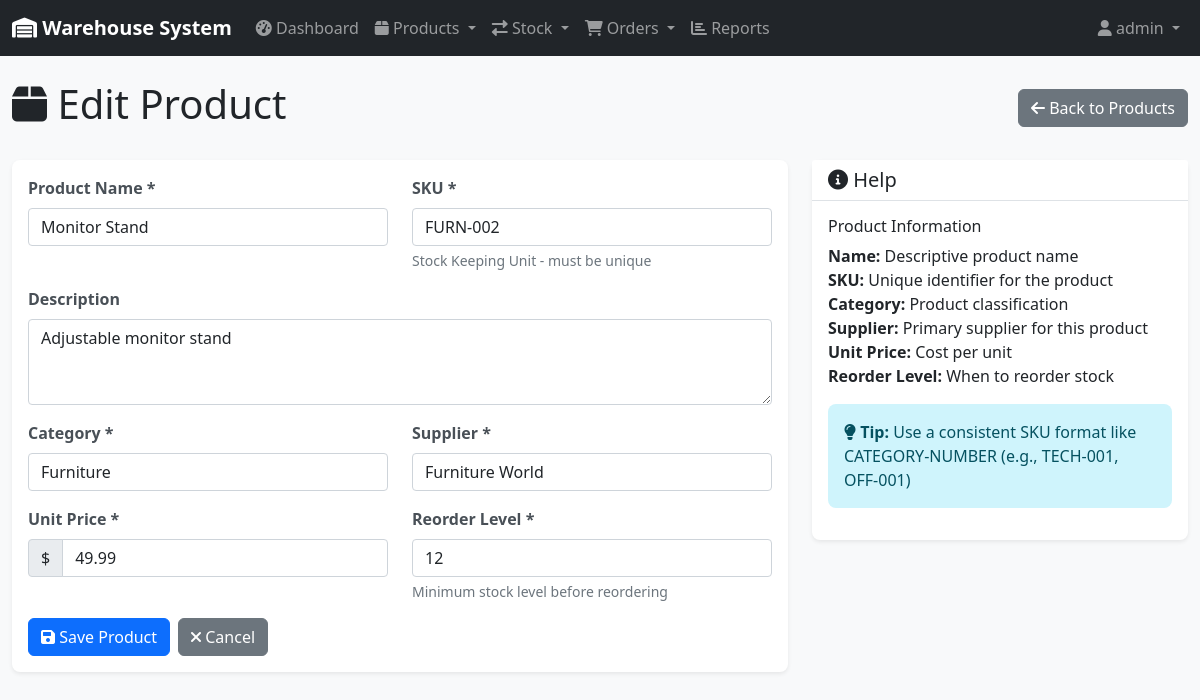
The page /products/8/edit/ (signed in) on the database its author committed.
### inventory/models.py (models this page shows, shortened)
class Product(models.Model):
    name = models.CharField(max_length=200)
    sku = models.CharField(max_length=50, unique=True, help_text="Stock Keeping Unit")
    description = models.TextField(blank=True)
    category = models.ForeignKey(Category, on_delete=models.CASCADE, related_name='products')
    supplier = models.ForeignKey(Supplier, on_delete=models.CASCADE, related_name='products')
    unit_price = models.DecimalField(max_digits=10, decimal_places=2, validators=[MinValueValidator(Decimal('0.01'))])
    reorder_level = models.PositiveIntegerField(default=10, help_text="Minimum stock level before reordering")
    created_at = models.DateTimeField(auto_now_add=True)
    updated_at = models.DateTimeField(auto_now=True)
    class Meta:
        ordering = ['name']

### inventory/views.py (the view)
# urls.py: path('products/<int:pk>/edit/', views.product_edit, name='product_edit'),
@login_required
def product_edit(request, pk):
    product = get_object_or_404(Product, pk=pk)
    if request.method == 'POST':
        form = ProductForm(request.POST, instance=product)
        if form.is_valid():
            form.save()
            messages.success(request, 'Product updated successfully!')
            return redirect('product_detail', pk=product.pk)
    else:
        form = ProductForm(instance=product)
    return render(request, 'inventory/product_form.html', {'form': form, 'title': 'Edit Product'})

### inventory/forms.py
class ProductForm(forms.ModelForm):
    class Meta:
        model = Product
        fields = ['name', 'sku', 'description', 'category', 'supplier', 'unit_price', 'reorder_level']
        widgets = {
            'name': forms.TextInput(attrs={'class': 'form-control'}),
            'sku': forms.TextInput(attrs={'class': 'form-control'}),
            'description': forms.Textarea(attrs={'class': 'form-control', 'rows': 3}),
            'category': forms.Select(attrs={'class': 'form-control'}),
            'supplier': forms.Select(attrs={'class': 'form-control'}),
            'unit_price': forms.NumberInput(attrs={'class': 'form-control', 'step': '0.01'}),
            'reorder_level': forms.NumberInput(attrs={'class': 'form-control'}),
        }

### inventory/models.py (called while the page is built)
    def __str__(self):
        return self.name

    def __str__(self):
        return self.name

### templates/inventory/product_form.html (shortened to what this page needs)
{% extends 'base.html' %}
{% block content %}
<div class="row">
    <div class="col-12">
        <div class="d-flex justify-content-between align-items-center mb-4">
            <h1><i class="fas fa-box"></i> {{ title }}</h1>
            <a href="{% url 'product_list' %}" class="btn btn-secondary">
                <i class="fas fa-arrow-left"></i> Back to Products
            </a>
        </div>
    </div>
</div>
<div class="row">
    <div class="col-md-8">
        <div class="card">
            <div class="card-body">
                <form method="post">
                    <div class="row">
                        <div class="col-md-6">
                            <div class="mb-3">
                                <label for="{{ form.name.id_for_label }}" class="form-label">Product Name *</label>
                                {{ form.name }}
                            </div>
                        </div>
                        <div class="col-md-6">
                            <div class="mb-3">
                                <label for="{{ form.sku.id_for_label }}" class="form-label">SKU *</label>
                                {{ form.sku }}
                                <div class="form-text">Stock Keeping Unit - must be unique</div>
                            </div>
                        </div>
                    </div>
                    <div class="mb-3">
                        <label for="{{ form.description.id_for_label }}" class="form-label">Description</label>
                        {{ form.description }}
                    </div>
                    <div class="row">
                        <div class="col-md-6">
                            <div class="mb-3">
                                <label for="{{ form.category.id_for_label }}" class="form-label">Category *</label>
                                {{ form.category }}
                            </div>
                        </div>
                        <div class="col-md-6">
                            <div class="mb-3">
                                <label for="{{ form.supplier.id_for_label }}" class="form-label">Supplier *</label>
                                {{ form.supplier }}
                            </div>
                        </div>
                    </div>
                    <div class="row">
                        <div class="col-md-6">
                            <div class="mb-3">
                                <label for="{{ form.unit_price.id_for_label }}" class="form-label">Unit Price *</label>
                                <div class="input-group">
                                    <span class="input-group-text">$</span>
                                    {{ form.unit_price }}
                                </div>
                            </div>
                        </div>
                        <div class="col-md-6">
                            <div class="mb-3">
                                <label for="{{ form.reorder_level.id_for_label }}" class="form-label">Reorder Level *</label>
                                {{ form.reorder_level }}
                                <div class="form-text">Minimum stock level before reordering</div>
                            </div>
                        </div>
                    </div>
                    <div class="d-flex gap-2">
                        <button type="submit" class="btn btn-primary">
                            <i class="fas fa-save"></i> Save Product
                        </button>
                        <a href="{% url 'product_list' %}" class="btn btn-secondary">
                            <i class="fas fa-times"></i> Cancel
                        </a>
                    </div>
                </form>
            </div>
        </div>
    </div>
    <div class="col-md-4">
        <div class="card">
            <div class="card-header">
                <h5 class="mb-0"><i class="fas fa-info-circle"></i> Help</h5>
            </div>
            <div class="card-body">
                <h6>Product Information</h6>
                <ul class="list-unstyled">
                    <li><strong>Name:</strong> Descriptive product name</li>
                    <li><strong>SKU:</strong> Unique identifier for the product</li>
                    <li><strong>Category:</strong> Product classification</li>
                    <li><strong>Supplier:</strong> Primary supplier for this product</li>
                    <li><strong>Unit Price:</strong> Cost per unit</li>
                    <li><strong>Reorder Level:</strong> When to reorder stock</li>
                </ul>
                <div class="alert alert-info">
                    <i class="fas fa-lightbulb"></i>
                    <strong>Tip:</strong> Use a consistent SKU format like CATEGORY-NUMBER (e.g., TECH-001, OFF-001)
                </div>
            </div>
        </div>
    </div>
</div>
{% endblock %}

### templates/base.html (shortened to what this page needs)
<!DOCTYPE html>
<html lang="en">
<head>
    <link href="https://cdn.jsdelivr.net/npm/bootstrap@5.1.3/dist/css/bootstrap.min.css" rel="stylesheet">
    <link href="https://cdnjs.cloudflare.com/ajax/libs/font-awesome/6.0.0/css/all.min.css" rel="stylesheet">
    {% load static %}
    <link href="{% static 'css/style.css' %}" rel="stylesheet">
</head>
<body>
    <nav class="navbar navbar-expand-lg navbar-dark bg-dark">
        <div class="container-fluid">
            <a class="navbar-brand" href="{% url 'dashboard' %}">
                <i class="fas fa-warehouse"></i> Warehouse System
            </a>
            <div class="collapse navbar-collapse" id="navbarNav">
                {% if user.is_authenticated %}
                <ul class="navbar-nav me-auto">
                    <li class="nav-item">
                        <a class="nav-link" href="{% url 'dashboard' %}">
                            <i class="fas fa-tachometer-alt"></i> Dashboard
                        </a>
                    </li>
                    <li class="nav-item dropdown">
                        <a class="nav-link dropdown-toggle" href="#" id="productsDropdown" role="button" data-bs-toggle="dropdown">
                            <i class="fas fa-box"></i> Products
                        </a>
                    </li>
                    <li class="nav-item dropdown">
                        <a class="nav-link dropdown-toggle" href="#" id="stockDropdown" role="button" data-bs-toggle="dropdown">
                            <i class="fas fa-exchange-alt"></i> Stock
                        </a>
                    </li>
                    <li class="nav-item dropdown">
                        <a class="nav-link dropdown-toggle" href="#" id="ordersDropdown" role="button" data-bs-toggle="dropdown">
                            <i class="fas fa-shopping-cart"></i> Orders
                        </a>
                    </li>
                    <li class="nav-item">
                        <a class="nav-link" href="{% url 'reports' %}">
                            <i class="fas fa-chart-bar"></i> Reports
                        </a>
                    </li>
                </ul>
                <ul class="navbar-nav">
                    <li class="nav-item dropdown">
                        <a class="nav-link dropdown-toggle" href="#" id="userDropdown" role="button" data-bs-toggle="dropdown">
                            <i class="fas fa-user"></i> {{ user.username }}
                        </a>
                    </li>
                </ul>
                {% endif %}
            </div>
        </div>
    </nav>
    <div class="container-fluid mt-4">
        {% block content %}{% endblock %}
    </div>
</body>
</html>

### static/css/style.css (style rules this page uses)
body { font-family: 'Segoe UI', Tahoma, Geneva, Verdana, sans-serif; background-color: #f8f9fa; }
.navbar-brand { font-weight: bold; }
.card { border: none; box-shadow: 0 0.125rem 0.25rem rgba(0, 0, 0, 0.075); border-radius: 0.5rem; }
.card-header { background-color: #fff; border-bottom: 1px solid #dee2e6; font-weight: 600; }
.btn { border-radius: 0.375rem; }
.form-label { font-weight: 600; color: #495057; }
.alert { border: none; border-radius: 0.5rem; }

### rows shown on the page
Product: name "Monitor Stand", sku "FURN-002", description "Adjustable monitor stand", category "Furniture", supplier "Furniture World", unit_price "49.99", reorder_level "12"

### other values the page prints
{{ user.username }} "admin"
{{ title }} "Edit Product"
